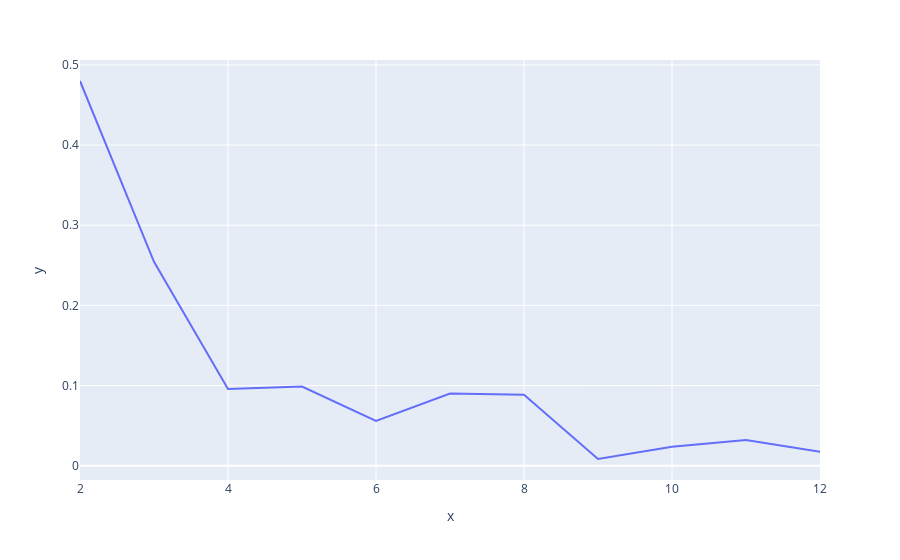

Notebook code for this chart:
### Code cell
px.line(x=n_clusters,y=silhouette_scores)
#silhouette_scores

### Figure 1 — Plotly figure (JSON) as saved in the notebook; plotly's stock layout.template omitted (floating-point values rounded to 4 significant figures)
{"data": [{"hovertemplate": "x=%{x}<br>y=%{y}<extra></extra>", "legendgroup": "", "line": {"color": "#636efa", "dash": "solid"}, "marker": {"symbol": "circle"}, "mode": "lines", "name": "", "orientation": "v", "showlegend": false, "type": "scatter", "x": [2, 3, 4, 5, 6, 7, 8, 9, 10, 11, 12], "xaxis": "x", "y": [0.48, 0.2543, 0.09564, 0.09864, 0.05574, 0.09008, 0.08837, 0.00834, 0.02357, 0.03216, 0.01728], "yaxis": "y"}], "layout": {"legend": {"tracegroupgap": 0}, "margin": {"t": 60}, "xaxis": {"anchor": "y", "domain": [0, 1], "title": {"text": "x"}}, "yaxis": {"anchor": "x", "domain": [0, 1], "title": {"text": "y"}}}}
